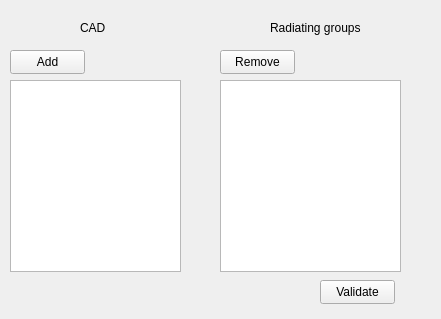
<?xml version="1.0" encoding="UTF-8"?>
<ui version="4.0">
 <class>Form</class>
 <widget class="QWidget" name="Form">
  <property name="geometry">
   <rect>
    <x>0</x>
    <y>0</y>
    <width>441</width>
    <height>319</height>
   </rect>
  </property>
  <property name="windowTitle">
   <string>Form</string>
  </property>
  <widget class="QListWidget" name="listWidget">
   <property name="geometry">
    <rect>
     <x>10</x>
     <y>80</y>
     <width>171</width>
     <height>192</height>
    </rect>
   </property>
  </widget>
  <widget class="QListView" name="listView">
   <property name="geometry">
    <rect>
     <x>220</x>
     <y>80</y>
     <width>181</width>
     <height>192</height>
    </rect>
   </property>
  </widget>
  <widget class="QPushButton" name="pushButton">
   <property name="geometry">
    <rect>
     <x>10</x>
     <y>50</y>
     <width>75</width>
     <height>24</height>
    </rect>
   </property>
   <property name="text">
    <string>Add</string>
   </property>
  </widget>
  <widget class="QPushButton" name="pushButton_2">
   <property name="geometry">
    <rect>
     <x>220</x>
     <y>50</y>
     <width>75</width>
     <height>24</height>
    </rect>
   </property>
   <property name="text">
    <string>Remove</string>
   </property>
  </widget>
  <widget class="QLabel" name="label">
   <property name="geometry">
    <rect>
     <x>80</x>
     <y>20</y>
     <width>31</width>
     <height>16</height>
    </rect>
   </property>
   <property name="text">
    <string>CAD</string>
   </property>
  </widget>
  <widget class="QLabel" name="label_2">
   <property name="geometry">
    <rect>
     <x>270</x>
     <y>20</y>
     <width>101</width>
     <height>16</height>
    </rect>
   </property>
   <property name="text">
    <string>Radiating groups</string>
   </property>
  </widget>
  <widget class="QPushButton" name="pushButton_3">
   <property name="geometry">
    <rect>
     <x>320</x>
     <y>280</y>
     <width>75</width>
     <height>24</height>
    </rect>
   </property>
   <property name="text">
    <string>Validate</string>
   </property>
  </widget>
 </widget>
 <resources/>
 <connections/>
</ui>
